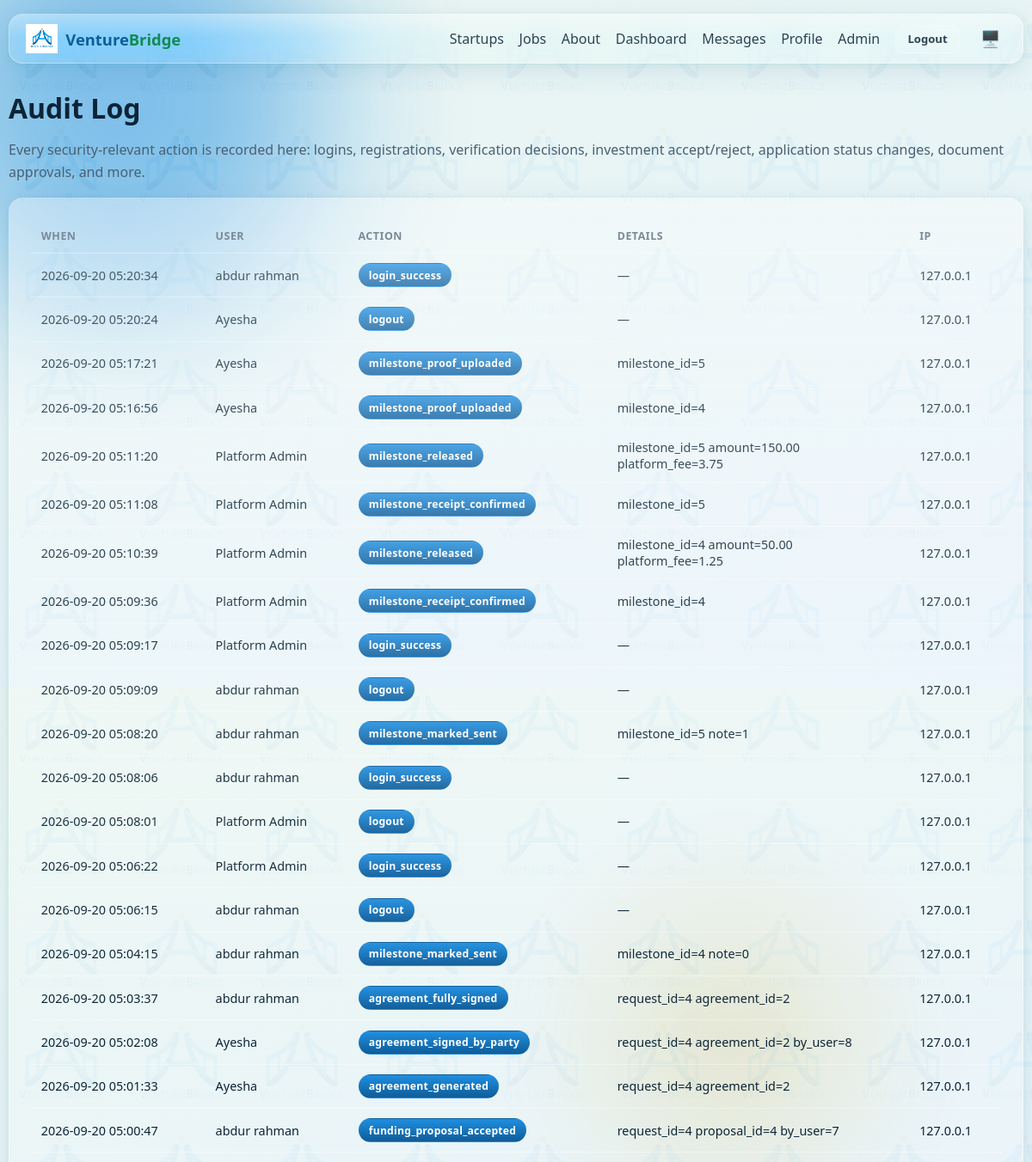
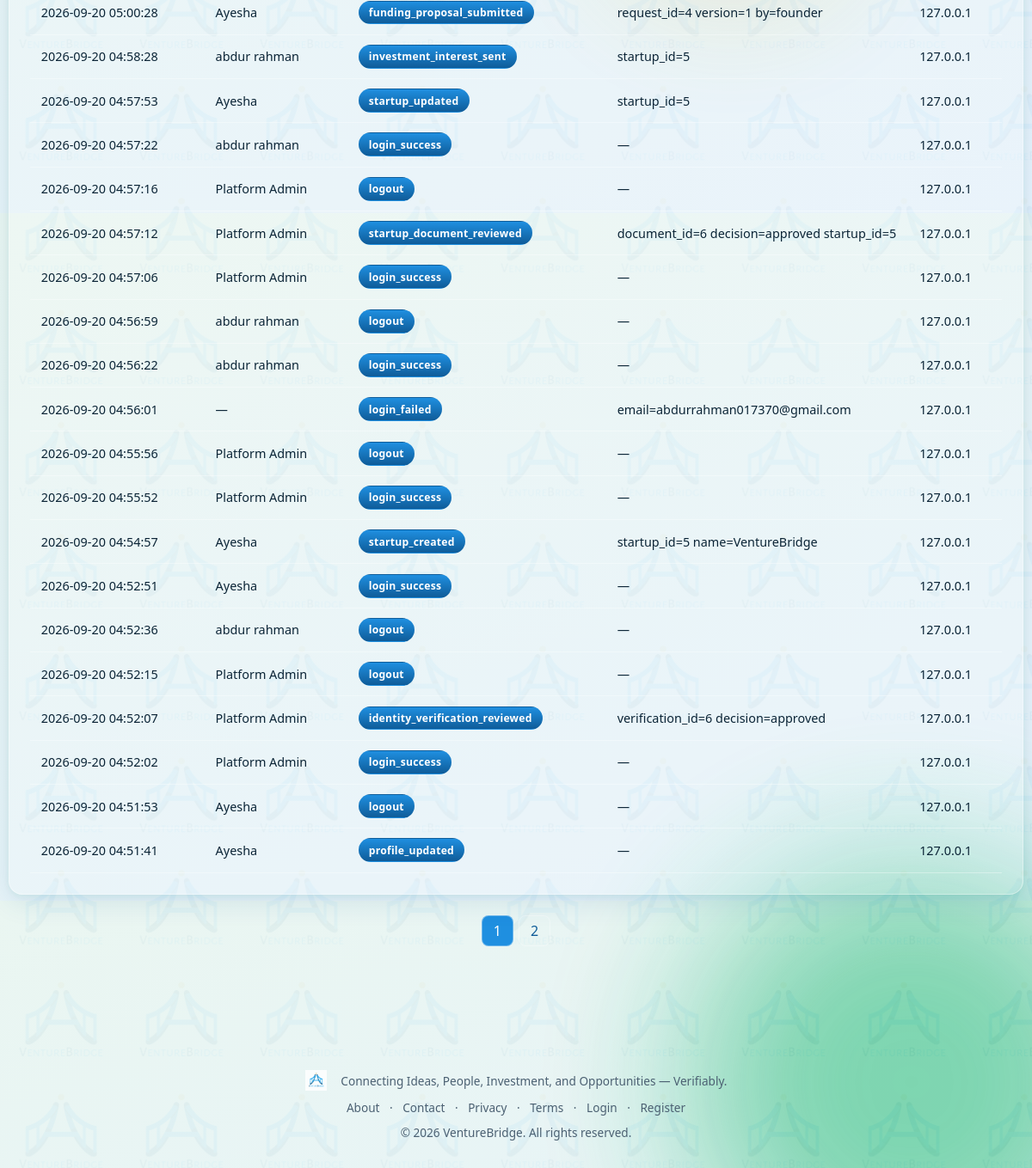
/admin/audit-log (signed in), run on the app's committed database (2 pictures, top to bottom).
### models.py (models this page shows, shortened)
class AuditLog(db.Model):
    id = db.Column(db.Integer, primary_key=True)
    user_id = db.Column(db.Integer, db.ForeignKey("user.id"), nullable=True)
    action = db.Column(db.String(100), nullable=False)
    details = db.Column(db.Text)
    ip_address = db.Column(db.String(64))
    created_at = db.Column(db.DateTime, default=datetime.utcnow)
    actor = db.relationship("User", foreign_keys=[user_id])

class User(UserMixin, db.Model):
    id = db.Column(db.Integer, primary_key=True)
    full_name = db.Column(db.String(120), nullable=False)
    email = db.Column(db.String(150), unique=True, nullable=False, index=True)
    password_hash = db.Column(db.String(255), nullable=False)
    role = db.Column(db.String(20), nullable=False, index=True)
    is_active_account = db.Column(db.Boolean, default=True, nullable=False)
    created_at = db.Column(db.DateTime, default=datetime.utcnow)
    profile = db.relationship("Profile", backref="user", uselist=False, cascade="all,delete")
    startups = db.relationship("Startup", backref="founder", lazy="dynamic", foreign_keys="Startup.founder_id")
    @property
    def is_active(self):
        return self.is_active_account

### blueprints/admin.py (the view)
@bp.route("/audit-log")
def audit_log():
    page = request.args.get("page", 1, type=int)
    pagination = AuditLog.query.order_by(AuditLog.created_at.desc()).paginate(page=page, per_page=40, error_out=False)
    return render_template("admin/audit_log.html", pagination=pagination, logs=pagination.items)

### blueprints/admin.py (called while the page is built)
@bp.before_request
@login_required
@roles_required("admin")
def _guard():
    pass

### templates/admin/audit_log.html (shortened to what this page needs)
{% extends "base.html" %}
{% block content %}
<div class="animate-in">
  <h1>Audit Log</h1>
  <p class="text-muted">Every security-relevant action is recorded here: logins, registrations, verification
    decisions, investment accept/reject, application status changes, document approvals, and more.</p>
  <div class="glass card-pad table-wrap">
    <table>
      <thead><tr><th>When</th><th>User</th><th>Action</th><th>Details</th><th>IP</th></tr></thead>
      <tbody>
        {% for l in logs %}
        <tr>
          <td>{{ l.created_at.strftime("%Y-%m-%d %H:%M:%S") }}</td>
          <td>{{ l.actor.full_name if l.actor else "—" }}</td>
          <td><span class="badge badge-blue">{{ l.action }}</span></td>
          <td style="max-width:280px;">{{ l.details or "—" }}</td>
          <td>{{ l.ip_address or "—" }}</td>
        </tr>
        {% else %}<tr><td colspan="5" class="text-muted">No entries yet.</td></tr>{% endfor %}
      </tbody>
    </table>
  </div>
  {% if pagination and pagination.pages > 1 %}
  <div class="pagination">
    {% for p in range(1, pagination.pages+1) %}
      <a href="{{ url_for('admin.audit_log', page=p) }}" class="{{ 'active' if p == pagination.page else '' }}">{{ p }}</a>
    {% endfor %}
  </div>
  {% endif %}
</div>
{% endblock %}

### static/css/style.css (style rules this page uses)
:root { --radius: 16px; --radius-sm: 10px; --font: "Segoe UI", system-ui, -apple-system, "Helvetica Neue", Arial, sans-serif; --blue-900:#0a2f4d; --blue-700:#0f5c99; --blue-500:#1f8fe0; --blue-300:#7cc4f5; --green-700:#0f7a4c; --green-500:#1eb872; --green-300:#8fe3b8; --gold:#c9a227; --bg-grad-1: var(--blue-500); --bg-grad-2: var(--green-500); --bg-grad-3: var(--gold); --glass-bg: rgba(255,255,255,0.14); --glass-border: rgba(255,255,255,0.35); --glass-shine: rgba(255,255,255,0.55); --text-main:#0b2436; --text-muted:#4b6072; --page-bg-1:#eaf6f1; --page-bg-2:#e5f2fb; }
* { box-sizing:border-box; }
html,body { height:100%; }
body { margin:0; font-family:var(--font); color:var(--text-main); background: linear-gradient(160deg, var(--page-bg-1), var(--page-bg-2)); min-height:100vh; position:relative; overflow-x:hidden; transition: background .3s ease, color .3s ease; }
.glass { position:relative; background: var(--glass-bg); backdrop-filter: blur(18px) saturate(140%); -webkit-backdrop-filter: blur(18px) saturate(140%); border: 1px solid var(--glass-border); border-radius: var(--radius); box-shadow: 0 8px 32px rgba(15,92,153,0.12), 0 2px 8px rgba(30,184,114,0.08); overflow:hidden; }
.glass::before { content:""; position:absolute; top:0; left:0; right:0; height:46%; background: linear-gradient(180deg, var(--glass-shine), transparent); opacity:.5; pointer-events:none; }
.card-pad { padding:1.5rem; }
.animate-in { animation: fadeSlideIn .5s ease both; }
h1,h2,h3,h4 { margin:0 0 .5rem; line-height:1.25; }
p { line-height:1.6; }
a { color:var(--blue-700); text-decoration:none; }
.text-muted { color:var(--text-muted); }
.badge { display:inline-flex; align-items:center; gap:.3rem; padding:.28rem .7rem; border-radius:999px; font-size:.76rem; font-weight:700; letter-spacing:.02em; background:linear-gradient(180deg, rgba(255,255,255,.5), rgba(255,255,255,0)) , var(--glass-bg); border:1px solid var(--glass-border); }
.badge-blue { color:#fff; background:linear-gradient(180deg, var(--blue-500), var(--blue-700)); border-color:transparent; }
.table-wrap { overflow-x:auto; }
table { width:100%; border-collapse:collapse; min-width:640px; }
th,td { padding:.7rem .8rem; text-align:left; border-bottom:1px solid var(--glass-border); font-size:.9rem; }
th { font-size:.78rem; text-transform:uppercase; letter-spacing:.04em; color:var(--text-muted); }
.pagination { display:flex; gap:.4rem; justify-content:center; margin-top:1.5rem; }
.pagination a, .pagination span { padding:.4rem .8rem; border-radius:8px; border:1px solid var(--glass-border); }
.pagination .active { background:var(--blue-500); color:#fff; }

### data on the page
AuditLog: created_at "2026-09-20 05:20:34", actor "abdur rahman", action "login_success", details "—", ip_address "127.0.0.1"
AuditLog: created_at "2026-09-20 05:20:24", actor "Ayesha", action "logout", details "—", ip_address "127.0.0.1"
AuditLog: created_at "2026-09-20 05:17:21", actor "Ayesha", action "milestone_proof_uploaded", details "milestone_id=5", ip_address "127.0.0.1"
AuditLog: created_at "2026-09-20 05:16:56", actor "Ayesha", action "milestone_proof_uploaded", details "milestone_id=4", ip_address "127.0.0.1"
AuditLog: created_at "2026-09-20 05:11:20", actor "Platform Admin", action "milestone_released", details "milestone_id=5 amount=150.00 platform_fee=3.75", ip_address "127.0.0.1"
AuditLog: created_at "2026-09-20 05:11:08", actor "Platform Admin", action "milestone_receipt_confirmed", details "milestone_id=5", ip_address "127.0.0.1"
AuditLog: created_at "2026-09-20 05:10:39", actor "Platform Admin", action "milestone_released", details "milestone_id=4 amount=50.00 platform_fee=1.25", ip_address "127.0.0.1"
AuditLog: created_at "2026-09-20 05:09:36", actor "Platform Admin", action "milestone_receipt_confirmed", details "milestone_id=4", ip_address "127.0.0.1"
AuditLog: created_at "2026-09-20 05:09:17", actor "Platform Admin", action "login_success", details "—", ip_address "127.0.0.1"
AuditLog: created_at "2026-09-20 05:09:09", actor "abdur rahman", action "logout", details "—", ip_address "127.0.0.1"
AuditLog: created_at "2026-09-20 05:08:20", actor "abdur rahman", action "milestone_marked_sent", details "milestone_id=5 note=1", ip_address "127.0.0.1"
AuditLog: created_at "2026-09-20 05:08:06", actor "abdur rahman", action "login_success", details "—", ip_address "127.0.0.1"
AuditLog: created_at "2026-09-20 05:08:01", actor "Platform Admin", action "logout", details "—", ip_address "127.0.0.1"
AuditLog: created_at "2026-09-20 05:06:22", actor "Platform Admin", action "login_success", details "—", ip_address "127.0.0.1"
AuditLog: created_at "2026-09-20 05:06:15", actor "abdur rahman", action "logout", details "—", ip_address "127.0.0.1"
AuditLog: created_at "2026-09-20 05:04:15", actor "abdur rahman", action "milestone_marked_sent", details "milestone_id=4 note=0", ip_address "127.0.0.1"
AuditLog: created_at "2026-09-20 05:03:37", actor "abdur rahman", action "agreement_fully_signed", details "request_id=4 agreement_id=2", ip_address "127.0.0.1"
AuditLog: created_at "2026-09-20 05:02:08", actor "Ayesha", action "agreement_signed_by_party", details "request_id=4 agreement_id=2 by_user=8", ip_address "127.0.0.1"
AuditLog: created_at "2026-09-20 05:01:33", actor "Ayesha", action "agreement_generated", details "request_id=4 agreement_id=2", ip_address "127.0.0.1"
AuditLog: created_at "2026-09-20 05:00:47", actor "abdur rahman", action "funding_proposal_accepted", details "request_id=4 proposal_id=4 by_user=7", ip_address "127.0.0.1"
AuditLog: created_at "2026-09-20 05:00:28", actor "Ayesha", action "funding_proposal_submitted", details "request_id=4 version=1 by=founder", ip_address "127.0.0.1"
AuditLog: created_at "2026-09-20 04:58:28", actor "abdur rahman", action "investment_interest_sent", details "startup_id=5", ip_address "127.0.0.1"
AuditLog: created_at "2026-09-20 04:57:53", actor "Ayesha", action "startup_updated", details "startup_id=5", ip_address "127.0.0.1"
AuditLog: created_at "2026-09-20 04:57:22", actor "abdur rahman", action "login_success", details "—", ip_address "127.0.0.1"
AuditLog: created_at "2026-09-20 04:57:16", actor "Platform Admin", action "logout", details "—", ip_address "127.0.0.1"
AuditLog: created_at "2026-09-20 04:57:12", actor "Platform Admin", action "startup_document_reviewed", details "document_id=6 decision=approved startup_id=5", ip_address "127.0.0.1"
AuditLog: created_at "2026-09-20 04:57:06", actor "Platform Admin", action "login_success", details "—", ip_address "127.0.0.1"
AuditLog: created_at "2026-09-20 04:56:59", actor "abdur rahman", action "logout", details "—", ip_address "127.0.0.1"
AuditLog: created_at "2026-09-20 04:56:22", actor "abdur rahman", action "login_success", details "—", ip_address "127.0.0.1"
AuditLog: created_at "2026-09-20 04:56:01", actor "—", action "login_failed", details "email=abdurrahman017370@gmail.com", ip_address "127.0.0.1"
AuditLog: created_at "2026-09-20 04:55:56", actor "Platform Admin", action "logout", details "—", ip_address "127.0.0.1"
AuditLog: created_at "2026-09-20 04:55:52", actor "Platform Admin", action "login_success", details "—", ip_address "127.0.0.1"
AuditLog: created_at "2026-09-20 04:54:57", actor "Ayesha", action "startup_created", details "startup_id=5 name=VentureBridge", ip_address "127.0.0.1"
AuditLog: created_at "2026-09-20 04:52:51", actor "Ayesha", action "login_success", details "—", ip_address "127.0.0.1"
AuditLog: created_at "2026-09-20 04:52:36", actor "abdur rahman", action "logout", details "—", ip_address "127.0.0.1"
AuditLog: created_at "2026-09-20 04:52:15", actor "Platform Admin", action "logout", details "—", ip_address "127.0.0.1"
AuditLog: created_at "2026-09-20 04:52:07", actor "Platform Admin", action "identity_verification_reviewed", details "verification_id=6 decision=approved", ip_address "127.0.0.1"
AuditLog: created_at "2026-09-20 04:52:02", actor "Platform Admin", action "login_success", details "—", ip_address "127.0.0.1"
AuditLog: created_at "2026-09-20 04:51:53", actor "Ayesha", action "logout", details "—", ip_address "127.0.0.1"
AuditLog: created_at "2026-09-20 04:51:41", actor "Ayesha", action "profile_updated", details "—", ip_address "127.0.0.1"

### other printed values
{{ p }} "1" "2"
